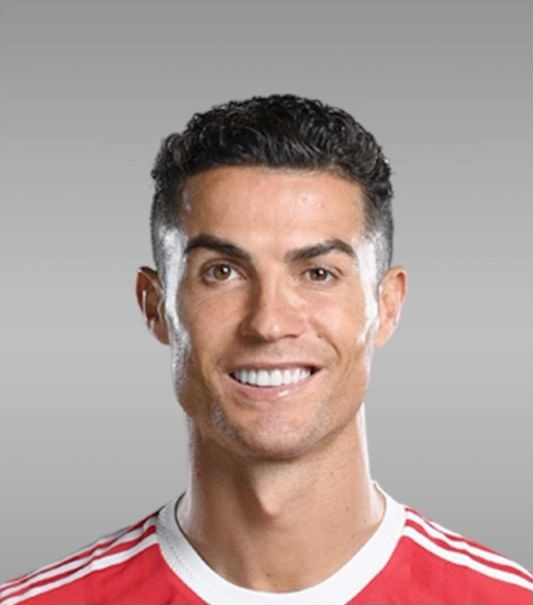
#> input picture HW1/inputs/P1/cristiano_ronaldo.png, 533 x 605 px; its folder holds only this picture in this run
$ jupyter execute 'P01 - abc.ipynb'
#> lines starting #> are read from the running program, lines starting #| are printed output that depends on the picture; long printed decimals are rounded
### Loeading libraries

[cell 1]
import numpy as np
import matplotlib.pyplot as plt
import seaborn as sns
import cv2
import glob
import math
import os

### Loading images to a list

[cell 2]
# Loading images
imgs = []
labels = []
for img in glob.glob("./inputs/P1/*.png"):
    labels.append(" ".join(list(os.path.splitext(os.path.basename(img))[0].split("_"))).title())
    img = cv2.imread(img)
#> img is the input picture: shape (605, 533, 3); mean B, G, R 152, 156, 174.1
    if img.shape[1]%2!=0:
        img = np.delete(img,-1,1)
#> img: shape (605, 532, 3)

    imgs.append(img)

### a)

[cell 3]
def immirror(img):
    # copy image that it does not apply change to ref image
    img = img.copy()
    #select col index from 0(right) to half of width:
    #               *) in each step, swapping selected col with its reverse from the left(end of index)
    for col_index in range(img.shape[1]//2):
        for row_index in range(img.shape[0]):
            #swaping
            tmp = img[row_index,col_index,:].copy()
            img[row_index,col_index,:] = img[row_index,img.shape[1]-col_index-1,:]
            img[row_index,img.shape[1]-col_index-1,:] = tmp
    return img

### b)

[cell 4]

def MirrorHandler(img:np.ndarray):
    left_mirror = immirror(img[:,0:img.shape[1]//2,:])
    right_mirror = immirror(img[:,img.shape[1]//2:,:])

    image_RL = img.copy()
    image_RL[:,0:right_mirror.shape[1],:] = right_mirror
    image_RL[:,right_mirror.shape[1]:,:] = left_mirror

    image_RR = np.zeros((right_mirror.shape[0],right_mirror.shape[1]*2,3),dtype=np.uint8)
    image_RR[:,image_RR.shape[1]//2:,:] = img[:,img.shape[1]//2:,:]
    image_RR[:,0:right_mirror.shape[1],:] = right_mirror

    image_LL = np.zeros((left_mirror.shape[0],left_mirror.shape[1]*2,3),dtype=np.uint8)
    image_LL[:,0:left_mirror.shape[1],:] = img[:,0:img.shape[1]//2,:]
    image_LL[:,left_mirror.shape[1]:,:] = left_mirror

    return img,image_RL,image_RR,image_LL

### c)

[cell 5]
def impsnr(img,ref):
    img = img.astype(np.float64)
    ref = ref.astype(np.float64)

    mse = np.mean((ref - img) ** 2)
    if(mse == 0):
        print("Images are same ...")
        return 100
    max_pixel = 255
    psnr = 20 * math.log10(max_pixel / math.sqrt(mse))
    return psnr

def imssim(_img,_ref):

    SSIMs = []
    for channel in range(_img.shape[2]):
        ref = _ref[:,:,channel].astype(np.float64)
        img = _img[:,:,channel].astype(np.float64)

        normal_kernel = cv2.getGaussianKernel(11, 1.5)
        window = np.outer(normal_kernel, normal_kernel.transpose())

        mu_ref = cv2.filter2D(ref, -1, window)[5:-5, 5:-5]
        mu_img = cv2.filter2D(img, -1, window)[5:-5, 5:-5]

        mu_ref_sq,  mu_img_sq = mu_ref**2,mu_img**2
        mu_ref_img = mu_ref * mu_img

        sigma_ref_sq = cv2.filter2D(ref**2, -1, window)[5:-5, 5:-5]
        sigma_ref_sq -= mu_ref_sq

        sigma_img_sq = cv2.filter2D(img**2, -1, window)[5:-5, 5:-5]
        sigma_img_sq -= mu_img_sq

        sigma_ref_img = cv2.filter2D(ref * img, -1, window)[5:-5, 5:-5]
        sigma_ref_img -= mu_ref_img

        alpha = (0.01 * 255)**2
        beta = (0.03 * 255)**2
        ssim_map = ((2 * mu_ref_img + alpha) * (2 * sigma_ref_img + beta)) / ((mu_ref_sq + mu_img_sq + alpha) *
                                                                (sigma_ref_sq + sigma_img_sq + beta))
        SSIMs.append(ssim_map.mean())
    return np.array(SSIMs).mean()

### Generating results

[cell 6]
plt.rcParams["figure.figsize"] = (48,44)

plot_index = 1
for index in range(len(imgs)):
    imgs[index],rl,rr,ll = MirrorHandler(imgs[index])
    tmp = imgs[index].copy()
    tmp[:,imgs[index].shape[1]//2,:] = 0
    img_hor = cv2.hconcat([tmp,ll,rr,rl])
    cv2.imwrite("./outputs/P01/Out-{0}.png".format(labels[index]),img_hor)

    plt.subplot(10,1,plot_index)
    plt.axis("off")
    plt.imshow(cv2.cvtColor(img_hor, cv2.COLOR_BGR2RGB))
    plot_index += 1

    psnr_ll,ssim_ll = round(impsnr(ll,imgs[index]),5),round(imssim(ll,imgs[index]),5)
    psnr_rr,ssim_rr = round(impsnr(rr,imgs[index]),5),round(imssim(rr,imgs[index]),5)
    psnr_rl,ssim_rl = round(impsnr(rl,imgs[index]),5),round(imssim(rl,imgs[index]),5)
    print("Compare Results of PSNR: ",impsnr(rl,imgs[index]),cv2.PSNR(rl,imgs[index]))
    plt.title("{6}  |  LL: PSNR={0}, SSIM={1}  |  RR: PSNR={2}, SSIM={3}  |  RL: PSNR={4}, SSIM={5}".format(psnr_ll,ssim_ll,
                                                                                                   psnr_rr,ssim_rr,
                                                                                                   psnr_rl,ssim_rl,
                                                                                                   labels[index]))
#> this loop made 1 pass
#> (plot_index, psnr_ll, ssim_ll, psnr_rr, ssim_rr) on pass 1: (2, 17.88, 0.854, 17.88, 0.854)
#| Compare Results of PSNR:  14.867 14.867
#> pass 1, in immirror, `img = img.copy()`:
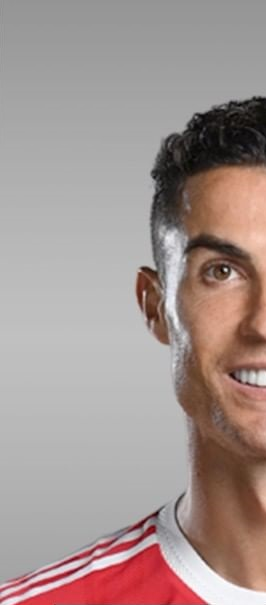
#> img: shape (605, 266, 3); mean of channels 0, 1, 2 144.7, 148, 163.8; drawn as B, G, R
#> pass 1, in MirrorHandler, `left_mirror = immirror(img[:,0:img.shape[1]//2,:])`:
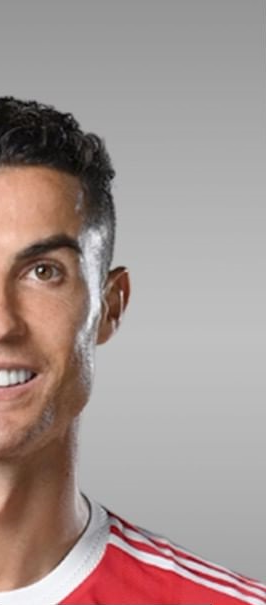
#> left_mirror: shape (605, 266, 3); mean of channels 0, 1, 2 144.7, 148, 163.8; drawn as B, G, R
#> pass 1, in immirror (call 2), `img = img.copy()`:
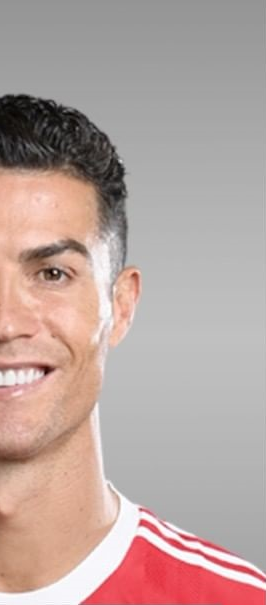
#> img: shape (605, 266, 3); mean of channels 0, 1, 2 159.2, 163.9, 184.3; drawn as B, G, R
#> pass 1, in MirrorHandler, `right_mirror = immirror(img[:,img.shape[1]//2:,:])`:
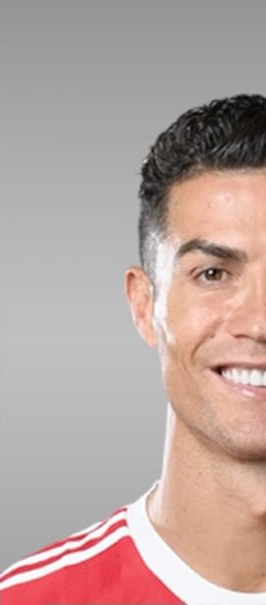
#> right_mirror: shape (605, 266, 3); mean of channels 0, 1, 2 159.2, 163.9, 184.3; drawn as B, G, R
#> after the loop:
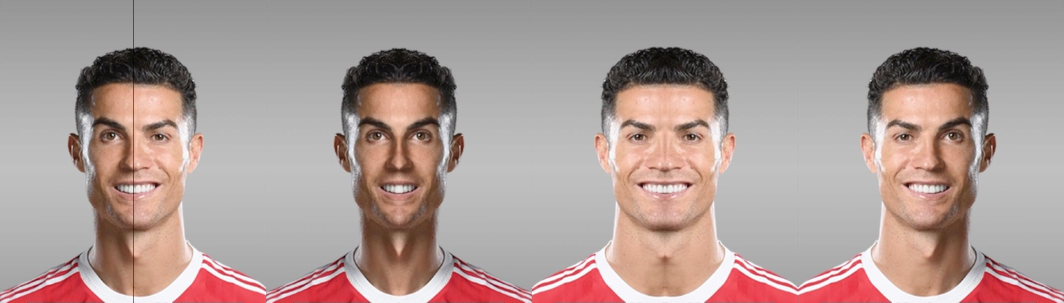
#> img_hor: shape (605, 2128, 3) (shown at 1/2 size); mean of channels 0, 1, 2 151.9, 155.9, 174; drawn as B, G, R
#> after the loop:
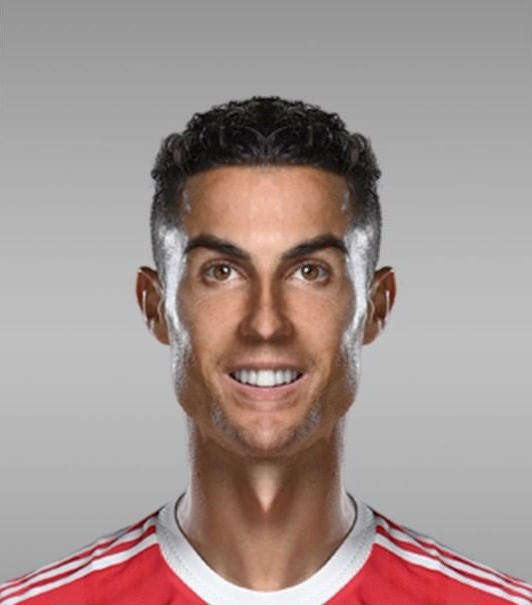
#> ll: shape (605, 532, 3); mean of channels 0, 1, 2 144.7, 148, 163.8; drawn as B, G, R
#> after the loop:
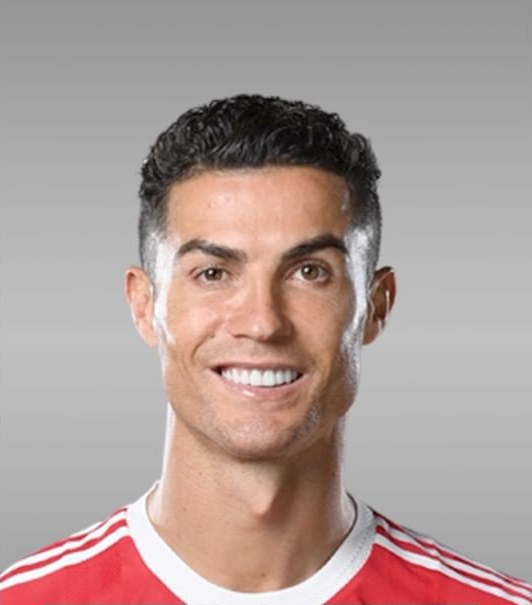
#> rl: shape (605, 532, 3); mean of channels 0, 1, 2 152, 156, 174; drawn as B, G, R
#> after the loop:
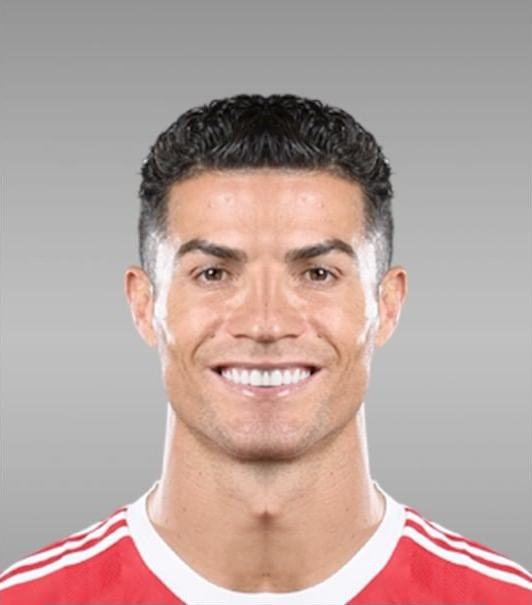
#> rr: shape (605, 532, 3); mean of channels 0, 1, 2 159.2, 163.9, 184.3; drawn as B, G, R
#> after the loop, imgs = 1 item; plot_index = 2

plt.axis("off")
plt.show()

$ run again, on HW1/inputs/P1/jurgen_klopp.png
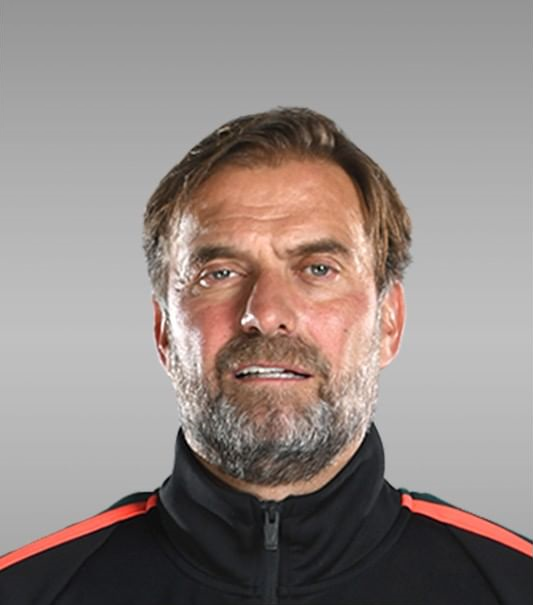
#> input picture HW1/inputs/P1/jurgen_klopp.png, 533 x 605 px
#> img is the input picture: shape (605, 533, 3); mean B, G, R 133, 136.8, 147.4
#> the loop `for index in range(len(imgs)):` made 1 pass
#> (plot_index, psnr_ll, ssim_ll, psnr_rr, ssim_rr) on pass 1: (2, 19.8, 0.85, 19.8, 0.85)
#> (printed output is left out)
#> pass 1, in MirrorHandler, `right_mirror = immirror(img[:,img.shape[1]//2:,:])`:
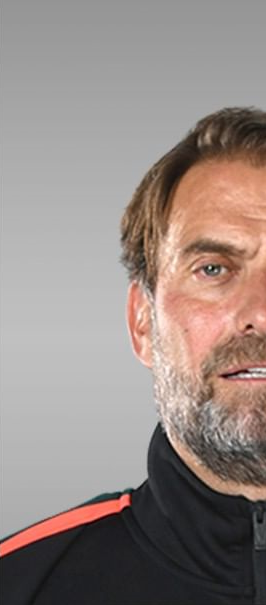
#> right_mirror: shape (605, 266, 3); mean of channels 0, 1, 2 132, 136.8, 149.4; drawn as B, G, R
#> after the loop `for index in range(len(imgs)):`:
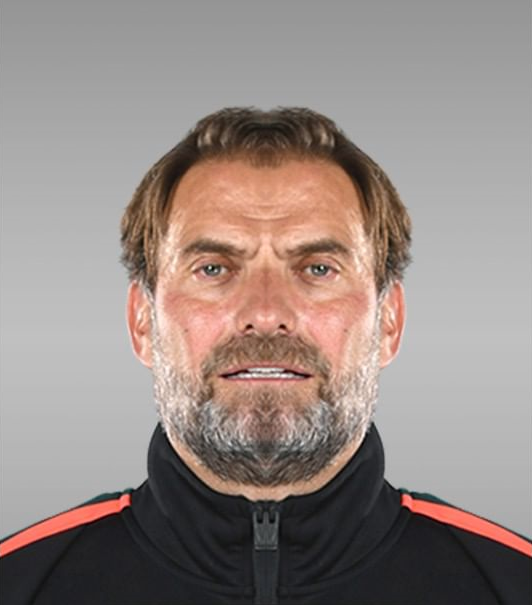
#> rr: shape (605, 532, 3); mean of channels 0, 1, 2 132, 136.8, 149.4; drawn as B, G, R
#> after the loop `for index in range(len(imgs)):`: imgs = 1 item; plot_index = 2

$ run again, on HW1/inputs/P1/kevin_de_bruyne.png
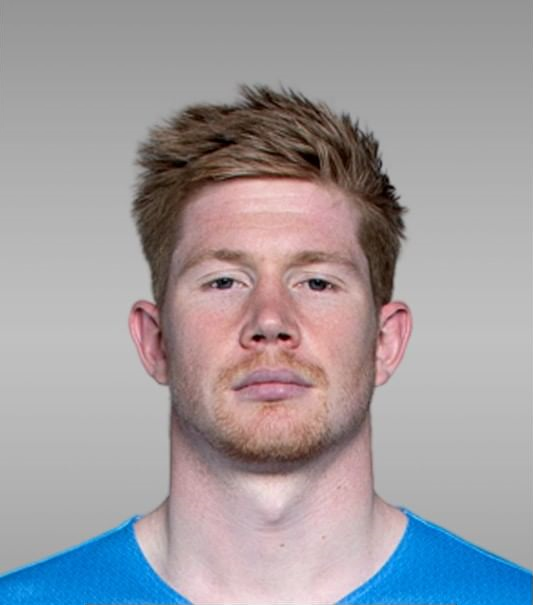
#> input picture HW1/inputs/P1/kevin_de_bruyne.png, 533 x 605 px
#> img is the input picture: shape (605, 533, 3); mean B, G, R 159.9, 155.7, 159.7
#> the loop `for index in range(len(imgs)):` made 1 pass
#> (plot_index, psnr_ll, ssim_ll, psnr_rr, ssim_rr) on pass 1: (2, 23.83, 0.878, 23.83, 0.878)
#> (printed output is left out)
#> pass 1, in MirrorHandler, `right_mirror = immirror(img[:,img.shape[1]//2:,:])`:
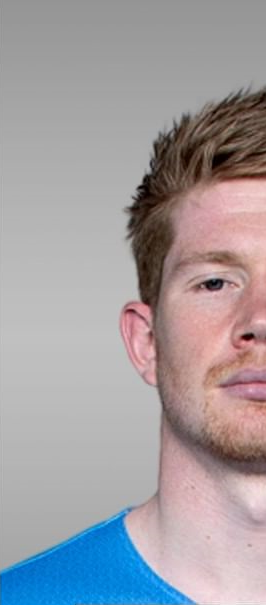
#> right_mirror: shape (605, 266, 3); mean of channels 0, 1, 2 161.1, 156.6, 161; drawn as B, G, R
#> after the loop `for index in range(len(imgs)):`:
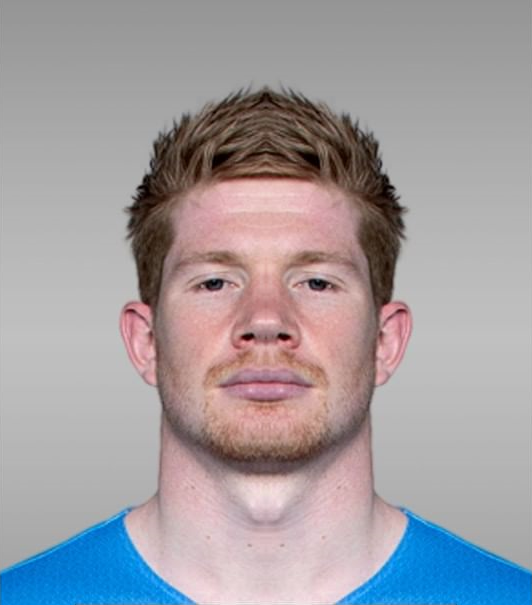
#> rr: shape (605, 532, 3); mean of channels 0, 1, 2 161.1, 156.6, 161; drawn as B, G, R
#> after the loop `for index in range(len(imgs)):`: imgs = 1 item; plot_index = 2
